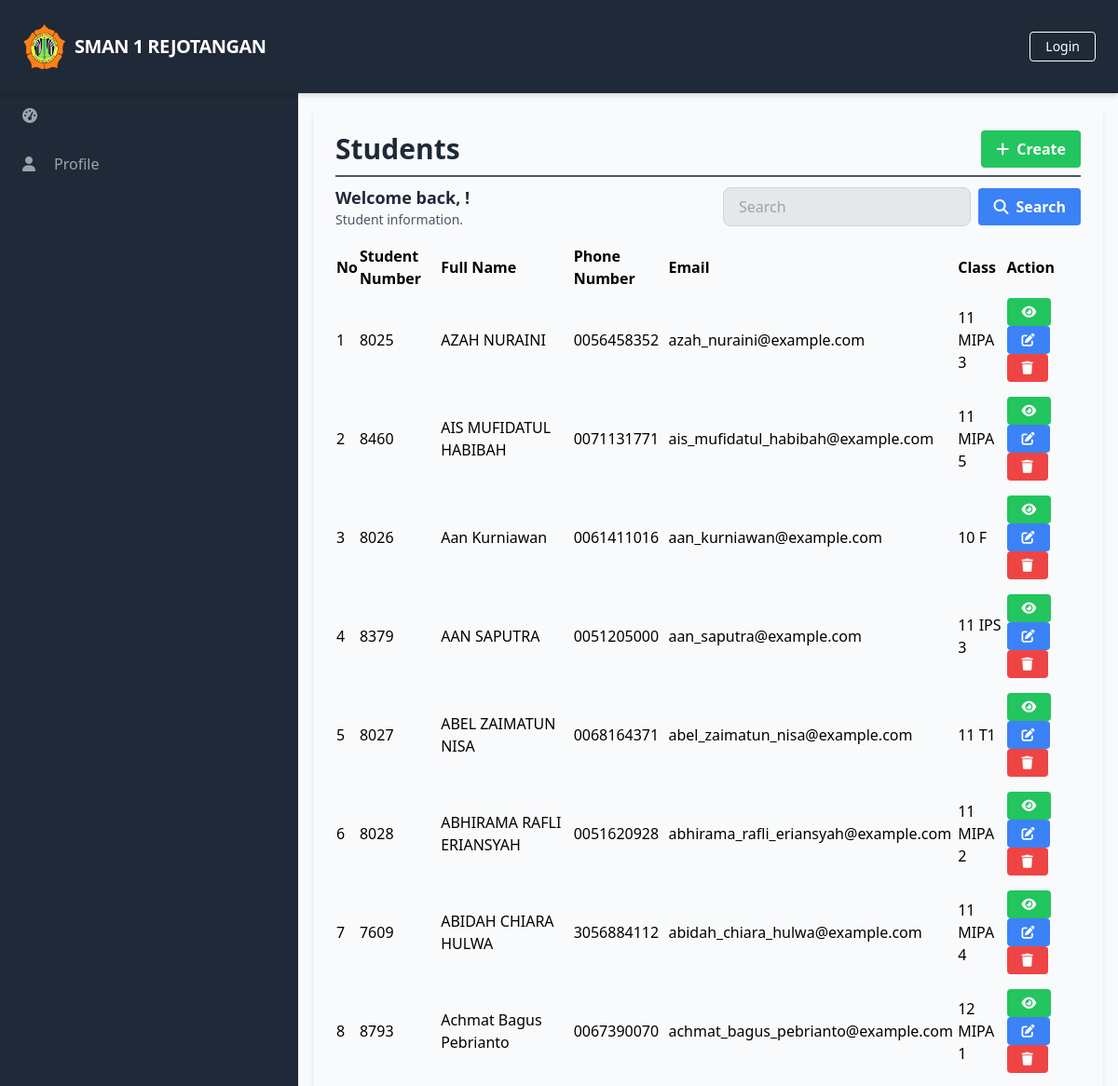
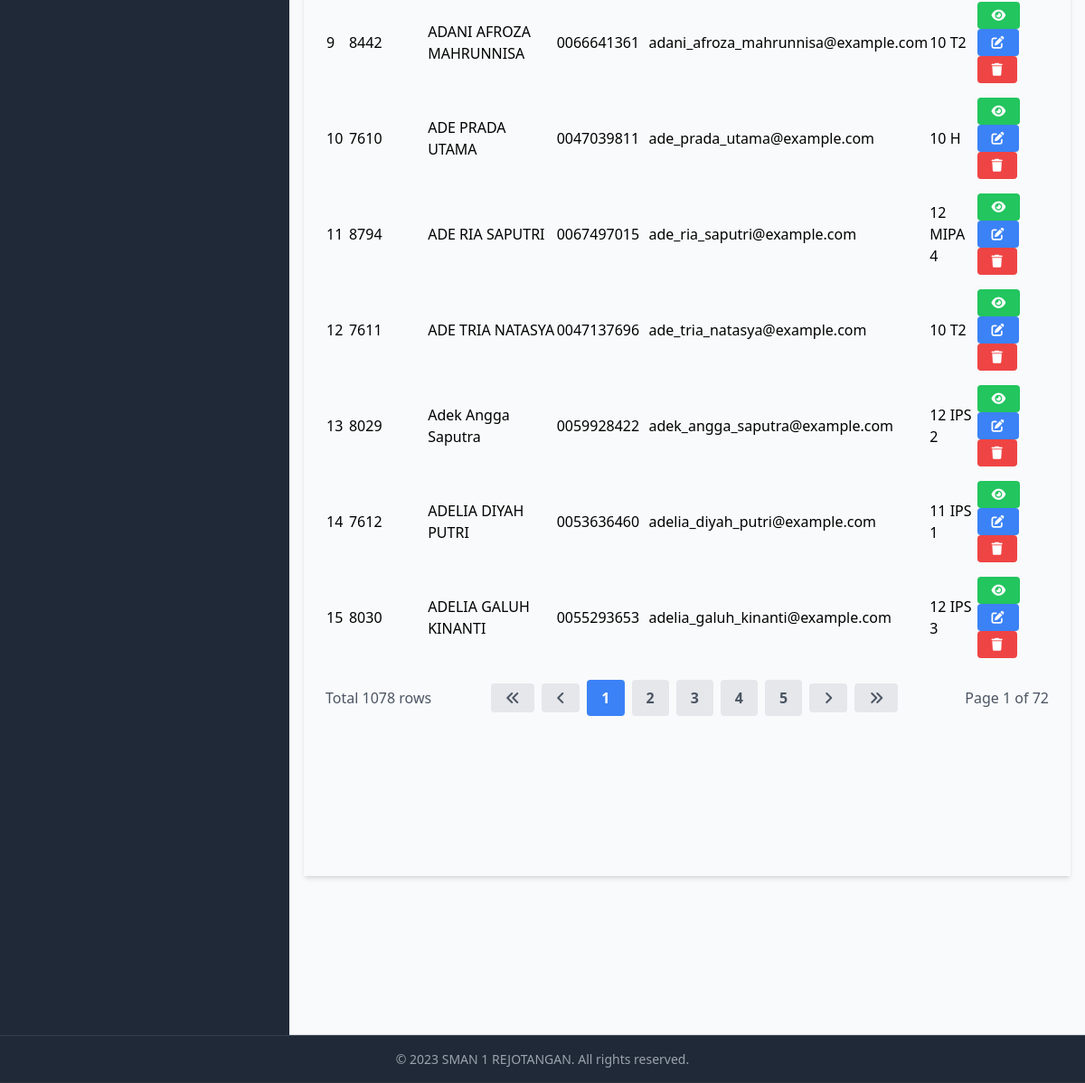
/manage_students/manage_students_list.php, run on the app's committed database (2 pictures, top to bottom).
### tables this page shows
CREATE TABLE `Students` (
  `StudentID` int(11) NOT NULL,
  `StudentNumber` varchar(20) DEFAULT NULL,
  `Religion` varchar(20) DEFAULT NULL,
  `ParentGuardianFullName` varchar(100) DEFAULT NULL,
  `ParentGuardianAddress` varchar(256) DEFAULT NULL,
  `ParentGuardianPhoneNumber` varchar(20) DEFAULT NULL,
  `ParentGuardianEmail` varchar(100) DEFAULT NULL,
  `ClassID` int(11) DEFAULT NULL,
  `UserID` int(11) DEFAULT NULL
);

CREATE TABLE `Users` (
  `UserID` int(11) NOT NULL,
  `Username` varchar(50) NOT NULL,
  `Password` varchar(255) NOT NULL,
  `Email` varchar(100) NOT NULL,
  `FullName` varchar(100) DEFAULT NULL,
  `DateOfBirth` date DEFAULT NULL,
  `Gender` varchar(10) DEFAULT NULL,
  `Address` text DEFAULT NULL,
  `PhoneNumber` varchar(20) DEFAULT NULL,
  `RoleID` int(11) DEFAULT NULL,
  `AccountCreationDate` timestamp NOT NULL DEFAULT current_timestamp() ON UPDATE current_timestamp(),
  `LastLogin` datetime DEFAULT NULL,
  `AccountStatus` varchar(20) DEFAULT NULL,
  `ProfilePictureURL` varchar(255) DEFAULT NULL,
  `ActivationStatus` varchar(20) DEFAULT NULL
);

CREATE TABLE `Classes` (
  `ClassID` int(11) NOT NULL,
  `ClassName` varchar(50) DEFAULT NULL,
  `EducationLevel` varchar(20) DEFAULT NULL,
  `HomeroomTeacher` int(11) DEFAULT NULL,
  `Curriculum` varchar(50) DEFAULT NULL,
  `AcademicYear` varchar(20) DEFAULT NULL,
  `ClassCode` varchar(20) DEFAULT NULL
);

### database/connection.php (called while the page is built, shortened)
<?php
$baseUrl = "http://localhost/final_project_imam_2023/";

### public/manage_students/manage_students_list.php (the view, shortened to what this page needs)
<?php
require_once('../../database/connection.php');
?>
<?php include_once('../components/header.php'); ?>
<div class="h-screen flex flex-col">
  <?php include('../components/navbar.php'); ?>
  <div class="flex-grow bg-gray-50 flex flex-row shadow-md">
    <?php include('../components/sidebar.php'); ?>
    <main class="bg-gray-50 flex flex-col flex-1 overflow-y-scroll h-screen flex-shrink-0 sc-hide pb-40">
      <div class="flex items-start justify-start p-6 shadow-md m-4 flex-1 flex-col">
        <div class="flex flex-row justify-between items-center w-full border-b-2 border-gray-600 mb-2 pb-2">
          <h1 class="text-3xl text-gray-800 font-semibold w-full">Students</h1>
          <div class="flex flex-row justify-end items-center">
            <a href="<?php echo $baseUrl; ?>public/manage_students/manage_students_create.php" class="bg-green-500 hover-bg-green-700 text-white font-bold py-2 px-4 rounded inline-flex items-center">
              <i class="fas fa-plus mr-2"></i>
              <span>Create</span>
            </a>
          </div>
        </div>
        <div class="flex flex-col w-full">
          <div class="flex flex-row justify-between items-center w-full mb-2 pb-2">
            <div>
              <h2 class="text-lg text-gray-800 font-semibold">Welcome back, <?php echo $_SESSION['FullName']; ?>!</h2>
              <p class="text-gray-600 text-sm">Student information.</p>
            </div>
            <form class="flex items-center justify-end space-x-2 w-96">
              <input type="text" name="search" class="bg-gray-200 focus-bg-white focus-outline-none border border-gray-300 rounded-lg py-2 px-4 block w-full appearance-none leading-normal" placeholder="Search" value="<?php echo isset($_GET['search']) ? $_GET['search'] : ''; ?>">
              <button type="submit" class="bg-blue-500 hover-bg-blue-700 text-white font-bold py-2 px-4 rounded space-x-2 inline-flex items-center">
                <i class="fas fa-search"></i>
                <span>Search</span>
              </button>
            </form>
          </div>
          <table class="min-w-full">
            <thead>
              <tr>
                <th class="text-left ">No</th>
                <th class="text-left ">Student Number</th>
                <th class="text-left ">Full Name</th>
                <th class="text-left ">Phone Number</th>
                <th class="text-left ">Email</th>
                <th class="text-left ">Class</th>
                <th class="text-left ">Action</th>
              </tr>
            </thead>
            <tbody>
              <?php
              $searchTerm = isset($_GET['search']) ? $_GET['search'] : '';
              $page = isset($_GET['page']) ? $_GET['page'] : 1;
              $query = "SELECT Students.StudentID, Students.StudentNumber, Users.FullName, Users.PhoneNumber, Users.Email, Classes.ClassName
                        FROM Students
                        INNER JOIN Users ON Students.UserID = Users.UserID
                        LEFT JOIN Classes ON Students.ClassID = Classes.ClassID
                        WHERE Students.StudentNumber LIKE '%$searchTerm%'
                        OR Users.FullName LIKE '%$searchTerm%'
                        OR Users.PhoneNumber LIKE '%$searchTerm%'
                        OR Users.Email LIKE '%$searchTerm%'
                        LIMIT 15 OFFSET " . ($page - 1) * 15;
              $result = $conn->query($query);
              $queryCount = "SELECT COUNT(*) AS count
                             FROM Students
                             INNER JOIN Users ON Students.UserID = Users.UserID
                             LEFT JOIN Classes ON Students.ClassID = Classes.ClassID
                             WHERE Students.StudentNumber LIKE '%$searchTerm%'";
              $resultCount = $conn->query($queryCount);
              $rowCount = $resultCount->fetch_assoc()['count'];
              $totalPage = ceil($rowCount / 15);
              $no = 1;
              while ($row = $result->fetch_assoc()) {
              ?>
                <tr>
                  <td class=""><?php echo $no++; ?></td>
                  <td class=""><?php echo $row['StudentNumber']; ?></td>
                  <td class=""><?php echo $row['FullName']; ?></td>
                  <td class=""><?php echo $row['PhoneNumber']; ?></td>
                  <td class=""><?php echo $row['Email']; ?></td>
                  <td class="">
                    <?php
                    if ($row['ClassName'] === null) {
                      echo "Belum memiliki kelas";
                    } else {
                      echo $row['ClassName'];
                    }
                    ?>
                  </td>
                  <td class='py-2'>
                    <a href="<?php echo $baseUrl; ?>public/manage_students/manage_students_detail.php?id=<?php echo $row['StudentID'] ?>" class='bg-green-500 hover-bg-green-700 text-white font-bold py-2 px-4 rounded inline-flex items-center text-sm'>
                      <i class='fas fa-eye'></i>
                    </a>
                    <a href="<?php echo $baseUrl; ?>public/manage_students/manage_students_update.php?id=<?php echo $row['StudentID'] ?>" class='bg-blue-500 hover-bg-blue-700 text-white font-bold py-2 px-4 rounded inline-flex items-center text-sm'>
                      <i class='fas fa-edit'></i>
                    </a>
                    <a href="#" onclick="confirmDelete(<?php echo $row['StudentID']; ?>)" class='bg-red-500 hover-bg-red-700 text-white font-bold py-2 px-4 rounded inline-flex items-center text-sm'>
                      <i class='fas fa-trash'></i>
                    </a>
                  </td>
                </tr>
              <?php
              }
              ?>
            </tbody>
          </table>
          <div class="flex flex-row justify-between items-center w-full mt-4">
            <div class="flex flex-row justify-start items-center">
              <span class="text-gray-600">Total <?php echo $rowCount; ?> rows</span>
            </div>
            <div class="flex flex-row justify-end items-center space-x-2">
              <a href="?page=1&search=<?php echo $searchTerm; ?>" class="bg-gray-200 hover-bg-gray-300 text-gray-600 font-bold py-2 px-4 rounded inline-flex items-center">
                <i class="fas fa-angle-double-left"></i>
              </a>
              <a href="?page=<?php if ($page == 1) {
                                echo $page;
                              } else {
                                echo $page - 1;
                              } ?>&search=<?php echo $searchTerm; ?>" class="bg-gray-200 hover-bg-gray-300 text-gray-600 font-bold py-2 px-4 rounded inline-flex items-center">
                <i class="fas fa-angle-left"></i>
              </a>
              <?php
              $startPage = $page - 2;
              $endPage = $page + 2;
              if ($startPage < 1) {
                $endPage += abs($startPage) + 1;
                $startPage = 1;
              }
              for ($i = $startPage; $i <= $endPage; $i++) {
                if ($i == $page) {
                  echo "<a href='?page=$i&search=$searchTerm' class='bg-blue-500 hover-bg-blue-700 text-white font-bold py-2 px-4 rounded inline-flex items-center'>$i</a>";
                } else {
                  echo "<a href='?page=$i&search=$searchTerm' class='bg-gray-200 hover-bg-gray-300 text-gray-600 font-bold py-2 px-4 rounded inline-flex items-center'>$i</a>";
                }
              }
              ?>
              <a href="?page=<?php if ($page == $totalPage) {
                                echo $page;
                              } else {
                                echo $page + 1;
                              } ?>&search=<?php echo $searchTerm; ?>" class="bg-gray-200 hover-bg-gray-300 text-gray-600 font-bold py-2 px-4 rounded inline-flex items-center">
                <i class="fas fa-angle-right"></i>
              </a>
              <a href="?page=<?php echo $totalPage; ?>&search=<?php echo $searchTerm; ?>" class="bg-gray-200 hover-bg-gray-300 text-gray-600 font-bold py-2 px-4 rounded inline-flex items-center">
                <i class="fas fa-angle-double-right"></i>
              </a>
            </div>
            <div class="flex flex-row justify-end items-center ml-2">
              <span class="text-gray-600">Page <?php echo $page; ?> of <?php echo $totalPage; ?></span>
            </div>
          </div>
        </div>
    </main>
  </div>
  <?php include('../components/footer.php'); ?>
</div>
</body>
</html>

### data on the page
students: StudentNumber "8025", UserID.FullName "AZAH NURAINI", UserID.PhoneNumber "0056458352", UserID.Email "azah_nuraini@example.com", ClassID.ClassName "11 MIPA 3"
students: StudentNumber "8460", UserID.FullName "AIS MUFIDATUL HABIBAH", UserID.PhoneNumber "0071131771", UserID.Email "ais_mufidatul_habibah@example.com", ClassID.ClassName "11 MIPA 5"
students: StudentNumber "8026", UserID.FullName "Aan Kurniawan", UserID.PhoneNumber "0061411016", UserID.Email "aan_kurniawan@example.com", ClassID.ClassName "10 F"
students: StudentNumber "8379", UserID.FullName "AAN SAPUTRA", UserID.PhoneNumber "0051205000", UserID.Email "aan_saputra@example.com", ClassID.ClassName "11 IPS 3"
students: StudentNumber "8027", UserID.FullName "ABEL ZAIMATUN NISA", UserID.PhoneNumber "0068164371", UserID.Email "abel_zaimatun_nisa@example.com", ClassID.ClassName "11 T1"
students: StudentNumber "8028", UserID.FullName "ABHIRAMA RAFLI ERIANSYAH", UserID.PhoneNumber "0051620928", UserID.Email "abhirama_rafli_eriansyah@example.com", ClassID.ClassName "11 MIPA 2"
students: StudentNumber "7609", UserID.FullName "ABIDAH CHIARA HULWA", UserID.PhoneNumber "3056884112", UserID.Email "abidah_chiara_hulwa@example.com", ClassID.ClassName "11 MIPA 4"
students: StudentNumber "8793", UserID.FullName "Achmat Bagus Pebrianto", UserID.PhoneNumber "0067390070", UserID.Email "achmat_bagus_pebrianto@example.com", ClassID.ClassName "12 MIPA 1"
students: StudentNumber "8442", UserID.FullName "ADANI AFROZA MAHRUNNISA", UserID.PhoneNumber "0066641361", UserID.Email "adani_afroza_mahrunnisa@example.com", ClassID.ClassName "10 T2"
students: StudentNumber "7610", UserID.FullName "ADE PRADA UTAMA", UserID.PhoneNumber "0047039811", UserID.Email "ade_prada_utama@example.com", ClassID.ClassName "10 H"
students: StudentNumber "8794", UserID.FullName "ADE RIA SAPUTRI", UserID.PhoneNumber "0067497015", UserID.Email "ade_ria_saputri@example.com", ClassID.ClassName "12 MIPA 4"
students: StudentNumber "7611", UserID.FullName "ADE TRIA NATASYA", UserID.PhoneNumber "0047137696", UserID.Email "ade_tria_natasya@example.com", ClassID.ClassName "10 T2"
students: StudentNumber "8029", UserID.FullName "Adek Angga Saputra", UserID.PhoneNumber "0059928422", UserID.Email "adek_angga_saputra@example.com", ClassID.ClassName "12 IPS 2"
students: StudentNumber "7612", UserID.FullName "ADELIA DIYAH PUTRI", UserID.PhoneNumber "0053636460", UserID.Email "adelia_diyah_putri@example.com", ClassID.ClassName "11 IPS 1"
students: StudentNumber "8030", UserID.FullName "ADELIA GALUH KINANTI", UserID.PhoneNumber "0055293653", UserID.Email "adelia_galuh_kinanti@example.com", ClassID.ClassName "12 IPS 3"

### other printed values
$baseTitle "SMAN 1 REJOTANGAN"
$rowCount "1078"
$page "1"
$totalPage "72"
